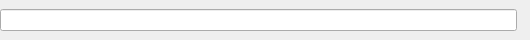
<?xml version="1.0" encoding="UTF-8"?>
<ui version="4.0">
 <class>MainWin::Internal::HeaderWidget</class>
 <widget class="QWidget" name="MainWin::Internal::HeaderWidget">
  <property name="geometry">
   <rect>
    <x>0</x>
    <y>0</y>
    <width>530</width>
    <height>40</height>
   </rect>
  </property>
  <property name="windowTitle">
   <string>Form</string>
  </property>
  <layout class="QGridLayout" name="gridLayout">
   <property name="margin">
    <number>0</number>
   </property>
   <property name="horizontalSpacing">
    <number>-1</number>
   </property>
   <item row="0" column="0">
    <widget class="Utils::QButtonLineEdit" name="patientName"/>
   </item>
   <item row="0" column="1">
    <widget class="QLabel" name="edrcVersion"/>
   </item>
  </layout>
 </widget>
 <customwidgets>
  <customwidget>
   <class>Utils::QButtonLineEdit</class>
   <extends>QLineEdit</extends>
   <header location="global">utils/widgets/qbuttonlineedit.h</header>
  </customwidget>
 </customwidgets>
 <resources/>
 <connections/>
</ui>
